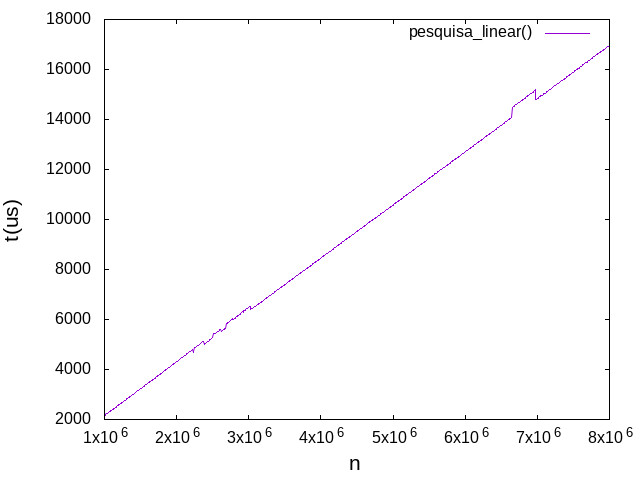

Generate this figure with gnuplot:
set terminal jpeg
set output "grafico.jpg"
set xlabel "n" font "Arial,16"
set ylabel "t(us)" font "Arial,16"
plot "curva.txt" with lines title "pesquisa\\_linear()"
